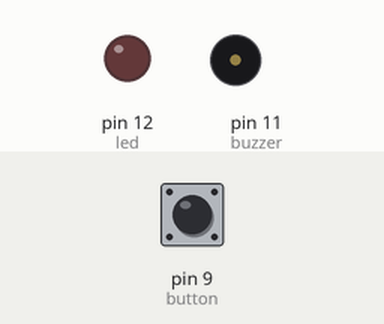
Bench run of a sketch on a simulated Arduino Uno, built with avr-gcc and run on an emulated ATmega328P. Parts: output pins drawn as LEDs (lit = HIGH), buzzer (waves = sounding, pin HIGH). Inputs (shaded band) come from the test bench; at power-on: pin 9 (button) LOW.

Above: at 1.2 s.
1.3 s: pin 9 (button) pulled HIGH for 1 s
At 3.4 s:
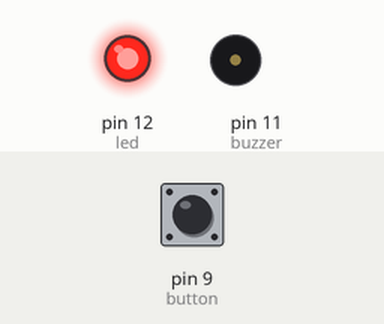
3.8 s: pin 9 (button) pulled HIGH for 0.15 s
At 4.7 s:
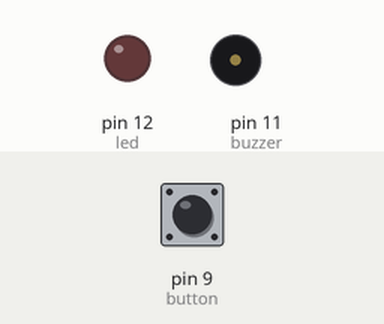
5.4 s: pin 9 (button) pulled HIGH for 3.2 s
At 8.7 s:
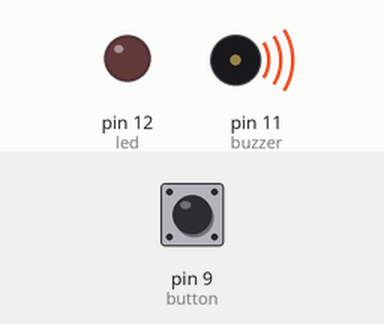
Timing chart, 0 to 10.2 s (numbered marks = the images above; inputs shaded):
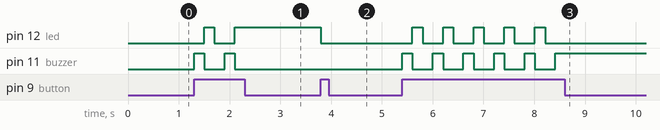

The sketch:

multi_state_alarm.ino
```cpp
// Wiring code generated from an ArduinoML model
// Application name: multi_state_alarm

long debounce = 200;

enum STATE {buzzer_on, led_on, off};
STATE currentState = off;

boolean buttonBounceGuard = false;
long buttonLastDebounceTime = 0;

void setup(){
  pinMode(9, INPUT);  // button [Sensor]
  pinMode(11, OUTPUT); // buzzer [Actuator]
  pinMode(12, OUTPUT); // led [Actuator]
}

void loop() {
        switch(currentState){
                case buzzer_on:
                        digitalWrite(11,HIGH);
                        buttonBounceGuard = millis() - buttonLastDebounceTime > debounce;
                        if( digitalRead(9) == HIGH && buttonBounceGuard) {
                                buttonLastDebounceTime = millis();
                                currentState = led_on;
                        }
                break;
                case led_on:
                        digitalWrite(12,HIGH);
                        digitalWrite(11,LOW);
                        buttonBounceGuard = millis() - buttonLastDebounceTime > debounce;
                        if( digitalRead(9) == HIGH && buttonBounceGuard) {
                                buttonLastDebounceTime = millis();
                                currentState = off;
                        }
                break;
                case off:
                        digitalWrite(12,LOW);
                        buttonBounceGuard = millis() - buttonLastDebounceTime > debounce;
                        if( digitalRead(9) == HIGH && buttonBounceGuard) {
                                buttonLastDebounceTime = millis();
                                currentState = buzzer_on;
                        }
                break;
        }
}
```

Measured:
- after the input at 1.3 s, pin 12 (led): LOW → HIGH after 0.20 s, → LOW 0.20 s later, → HIGH 0.40 s later; pin 11 (buzzer): alternates HIGH for 0.20 s and LOW for 0.40 s, 4 changes in all, then stays LOW, starting at once
- after the input at 3.8 s, pin 12 (led): HIGH → LOW at once
- after the input at 5.4 s, pin 12 (led): alternates HIGH for 0.20 s and LOW for 0.40 s, 10 changes in all, then stays LOW, starting after 0.20 s; pin 11 (buzzer): alternates HIGH for 0.20 s and LOW for 0.40 s, 11 changes in all, then stays HIGH, starting at once
